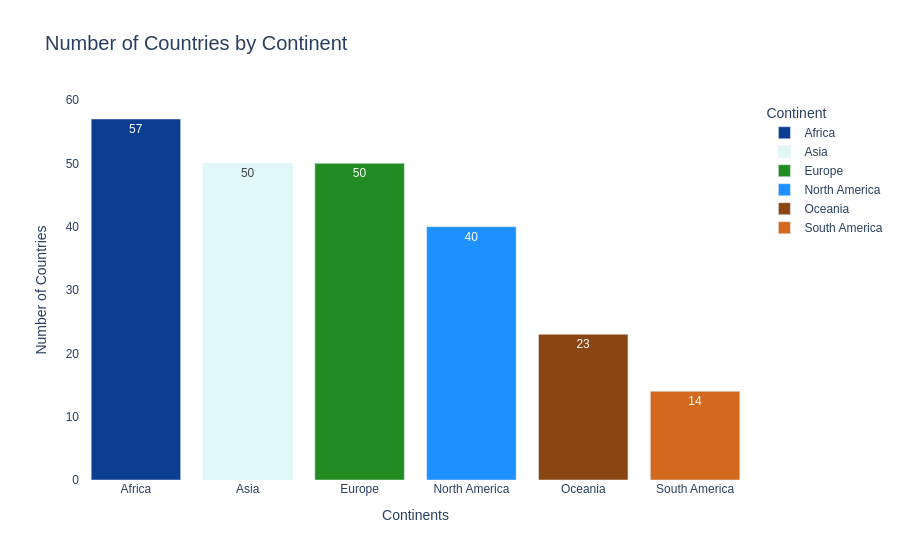

Notebook code cell kept with this figure:
### Code cell
# Create the bar chart
 fig = px.bar(
 countries_by_continent,
 x='Continent',
 y='count',
 color='Continent',
 text='count',
 title='Number of Countries by Continent',
 color_discrete_sequence=custom_palette
 )
 # Customize the layout
 fig.update_layout(
 xaxis_title='Continents',
 yaxis_title='Number of Countries',
 plot_bgcolor='rgba(0,0,0,0)', # Set the background color to transparent
 font_family='Arial', # Set font family
 title_font_size=20 # Set title font size
 )
# Show the plot
 fig.show()

### Figure 1 — Plotly figure (JSON) as saved in the notebook; plotly's stock layout.template omitted (floating-point values rounded to 4 significant figures)
{"data": [{"alignmentgroup": "True", "hovertemplate": "Continent=%{x}<br>count=%{text}<extra></extra>", "legendgroup": "Africa", "marker": {"color": "#0b3d91", "pattern": {"shape": ""}}, "name": "Africa", "offsetgroup": "Africa", "orientation": "v", "showlegend": true, "text": [57], "textposition": "auto", "type": "bar", "x": ["Africa"], "xaxis": "x", "y": [57], "yaxis": "y"}, {"alignmentgroup": "True", "hovertemplate": "Continent=%{x}<br>count=%{text}<extra></extra>", "legendgroup": "Asia", "marker": {"color": "#e0f7fa", "pattern": {"shape": ""}}, "name": "Asia", "offsetgroup": "Asia", "orientation": "v", "showlegend": true, "text": [50], "textposition": "auto", "type": "bar", "x": ["Asia"], "xaxis": "x", "y": [50], "yaxis": "y"}, {"alignmentgroup": "True", "hovertemplate": "Continent=%{x}<br>count=%{text}<extra></extra>", "legendgroup": "Europe", "marker": {"color": "#228b22", "pattern": {"shape": ""}}, "name": "Europe", "offsetgroup": "Europe", "orientation": "v", "showlegend": true, "text": [50], "textposition": "auto", "type": "bar", "x": ["Europe"], "xaxis": "x", "y": [50], "yaxis": "y"}, {"alignmentgroup": "True", "hovertemplate": "Continent=%{x}<br>count=%{text}<extra></extra>", "legendgroup": "North America", "marker": {"color": "#1e90ff", "pattern": {"shape": ""}}, "name": "North America", "offsetgroup": "North America", "orientation": "v", "showlegend": true, "text": [40], "textposition": "auto", "type": "bar", "x": ["North America"], "xaxis": "x", "y": [40], "yaxis": "y"}, {"alignmentgroup": "True", "hovertemplate": "Continent=%{x}<br>count=%{text}<extra></extra>", "legendgroup": "Oceania", "marker": {"color": "#8B4513", "pattern": {"shape": ""}}, "name": "Oceania", "offsetgroup": "Oceania", "orientation": "v", "showlegend": true, "text": [23], "textposition": "auto", "type": "bar", "x": ["Oceania"], "xaxis": "x", "y": [23], "yaxis": "y"}, {"alignmentgroup": "True", "hovertemplate": "Continent=%{x}<br>count=%{text}<extra></extra>", "legendgroup": "South America", "marker": {"color": "#D2691E", "pattern": {"shape": ""}}, "name": "South America", "offsetgroup": "South America", "orientation": "v", "showlegend": true, "text": [14], "textposition": "auto", "type": "bar", "x": ["South America"], "xaxis": "x", "y": [14], "yaxis": "y"}], "layout": {"barmode": "relative", "font": {"family": "Arial"}, "legend": {"title": {"text": "Continent"}, "tracegroupgap": 0}, "plot_bgcolor": "rgba(0, 0, 0, 0)", "title": {"font": {"size": 20}, "text": "Number of Countries by Continent"}, "xaxis": {"anchor": "y", "autorange": true, "categoryarray": ["Africa", "Asia", "Europe", "North America", "Oceania", "South America"], "categoryorder": "array", "domain": [0, 1], "range": [-0.5, 5.5], "title": {"text": "Continents"}, "type": "category"}, "yaxis": {"anchor": "x", "autorange": true, "domain": [0, 1], "range": [0, 60], "title": {"text": "Number of Countries"}, "type": "linear"}}}
